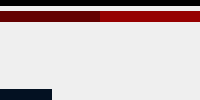
             <widget class="QWidget" name="systemVersion">
              <property name="sizePolicy">
               <sizepolicy hsizetype="Preferred" vsizetype="Preferred">
                <horstretch>152</horstretch>
                <verstretch>0</verstretch>
               </sizepolicy>
              </property>
              <layout class="QVBoxLayout" name="verticalLayout_16">
               <property name="spacing">
                <number>0</number>
               </property>
               <property name="leftMargin">
                <number>0</number>
               </property>
               <property name="topMargin">
                <number>0</number>
               </property>
               <property name="rightMargin">
                <number>0</number>
               </property>
               <property name="bottomMargin">
                <number>0</number>
               </property>
               <item>
                <widget class="dmiLabel" name="systemVersionTitel" native="true">
                 <property name="sizePolicy">
                  <sizepolicy hsizetype="Preferred" vsizetype="Preferred">
                   <horstretch>0</horstretch>
                   <verstretch>25</verstretch>
                  </sizepolicy>
                 </property>
                 <property name="styleSheet">
                  <string notr="true">background:rgb(0,0,0)
</string>
                 </property>
                </widget>
               </item>
               <item>
                <widget class="QWidget" name="systemVersionDummy1" native="true">
                 <property name="sizePolicy">
                  <sizepolicy hsizetype="Preferred" vsizetype="Preferred">
                   <horstretch>0</horstretch>
                   <verstretch>25</verstretch>
                  </sizepolicy>
                 </property>
                 <property name="styleSheet">
                  <string notr="true"/>
                 </property>
                </widget>
               </item>
               <item>
                <widget class="QWidget" name="systemVersionsHolder" native="true">
                 <property name="sizePolicy">
                  <sizepolicy hsizetype="Preferred" vsizetype="Preferred">
                   <horstretch>0</horstretch>
                   <verstretch>50</verstretch>
                  </sizepolicy>
                 </property>
                 <property name="styleSheet">
                  <string notr="true"/>
                 </property>
                 <layout class="QGridLayout" name="gridLayout_3">
                  <property name="leftMargin">
                   <number>0</number>
                  </property>
                  <property name="topMargin">
                   <number>0</number>
                  </property>
                  <property name="rightMargin">
                   <number>0</number>
                  </property>
                  <property name="bottomMargin">
                   <number>0</number>
                  </property>
                  <property name="spacing">
                   <number>0</number>
                  </property>
                  <item row="2" column="0">
                   <widget class="dmiLabel" name="systemVersionComp2Name" native="true">
                    <property name="sizePolicy">
                     <sizepolicy hsizetype="Preferred" vsizetype="Preferred">
                      <horstretch>1</horstretch>
                      <verstretch>25</verstretch>
                     </sizepolicy>
                    </property>
                    <property name="styleSheet">
                     <string notr="true">background:rgb(100,0,0)
</string>
                    </property>
                   </widget>
                  </item>
                  <item row="2" column="1">
                   <widget class="dmiLabel" name="systemVersionComp2Version" native="true">
                    <property name="sizePolicy">
                     <sizepolicy hsizetype="Preferred" vsizetype="Preferred">
                      <horstretch>1</horstretch>
                      <verstretch>25</verstretch>
                     </sizepolicy>
                    </property>
                    <property name="styleSheet">
                     <string notr="true">background:rgb(150,0,0)
</string>
                    </property>
                   </widget>
                  </item>
                  <item row="0" column="1">
                   <widget class="dmiLabel" name="systemVersionComp1Version" native="true">
                    <property name="sizePolicy">
                     <sizepolicy hsizetype="Preferred" vsizetype="Preferred">
                      <horstretch>1</horstretch>
                      <verstretch>25</verstretch>
                     </sizepolicy>
                    </property>
                    <property name="styleSheet">
                     <string notr="true">background:rgb(150,0,0)
</string>
                    </property>
                   </widget>
                  </item>
                  <item row="0" column="0">
                   <widget class="dmiLabel" name="systemVersionComp1Name" native="true">
                    <property name="sizePolicy">
                     <sizepolicy hsizetype="Preferred" vsizetype="Preferred">
                      <horstretch>1</horstretch>
                      <verstretch>25</verstretch>
                     </sizepolicy>
                    </property>
                    <property name="styleSheet">
                     <string notr="true">background:rgb(100,0,0)
</string>
                    </property>
                   </widget>
                  </item>
                 </layout>
                </widget>
               </item>
               <item>
                <widget class="QWidget" name="systemVersionDummy2" native="true">
                 <property name="sizePolicy">
                  <sizepolicy hsizetype="Preferred" vsizetype="Preferred">
                   <horstretch>0</horstretch>
                   <verstretch>150</verstretch>
                  </sizepolicy>
                 </property>
                 <property name="styleSheet">
                  <string notr="true"/>
                 </property>
                </widget>
               </item>
               <item>
                <widget class="QWidget" name="systemVersionDummy3" native="true">
                 <property name="sizePolicy">
                  <sizepolicy hsizetype="Preferred" vsizetype="Preferred">
                   <horstretch>0</horstretch>
                   <verstretch>150</verstretch>
                  </sizepolicy>
                 </property>
                 <property name="styleSheet">
                  <string notr="true"/>
                 </property>
                </widget>
               </item>
               <item>
                <widget class="QWidget" name="systemVersionCloseHolder" native="true">
                 <property name="sizePolicy">
                  <sizepolicy hsizetype="Preferred" vsizetype="Preferred">
                   <horstretch>0</horstretch>
                   <verstretch>50</verstretch>
                  </sizepolicy>
                 </property>
                 <property name="styleSheet">
                  <string notr="true"/>
                 </property>
                 <layout class="QHBoxLayout" name="horizontalLayout_14">
                  <property name="spacing">
                   <number>0</number>
                  </property>
                  <property name="leftMargin">
                   <number>0</number>
                  </property>
                  <property name="topMargin">
                   <number>0</number>
                  </property>
                  <property name="rightMargin">
                   <number>0</number>
                  </property>
                  <property name="bottomMargin">
                   <number>0</number>
                  </property>
                  <item>
                   <widget class="dmiLabel" name="systemVersionClose" native="true">
                    <property name="sizePolicy">
                     <sizepolicy hsizetype="Preferred" vsizetype="Preferred">
                      <horstretch>80</horstretch>
                      <verstretch>0</verstretch>
                     </sizepolicy>
                    </property>
                    <property name="styleSheet">
                     <string notr="true">background:rgb(3,17,34)
</string>
                    </property>
                   </widget>
                  </item>
                  <item>
                   <widget class="QWidget" name="systemVersionCloseDummy" native="true">
                    <property name="sizePolicy">
                     <sizepolicy hsizetype="Preferred" vsizetype="Preferred">
                      <horstretch>225</horstretch>
                      <verstretch>0</verstretch>
                     </sizepolicy>
                    </property>
                    <property name="styleSheet">
                     <string notr="true"/>
                    </property>
                   </widget>
                  </item>
                 </layout>
                </widget>
               </item>
              </layout>
             </widget>
